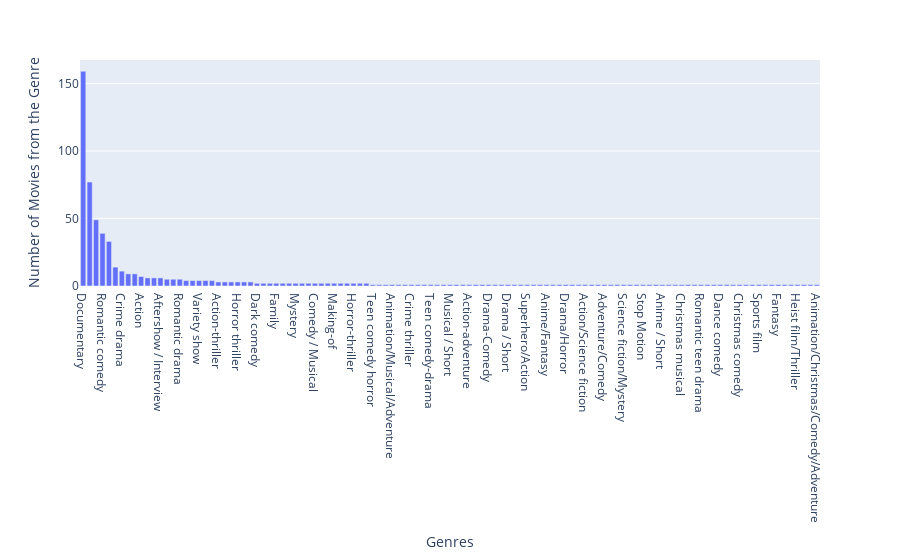

The code cell stored with this chart in its notebook:
### Code cell
fig = px.bar(genre, x= genre.index, y=genre.values, labels={'y':'Number of Movies from the Genre', 'index':'Genres'})
fig.update_layout(xaxis={'categoryorder':'total descending'})
fig.show()

### Figure 1 — Plotly figure (JSON) as saved in the notebook; plotly's stock layout.template omitted (floating-point values rounded to 4 significant figures)
{"data": [{"alignmentgroup": "True", "hovertemplate": "Genres=%{x}<br>Number of Movies from the Genre=%{y}<extra></extra>", "legendgroup": "", "marker": {"color": "#636efa", "pattern": {"shape": ""}}, "name": "", "offsetgroup": "", "orientation": "v", "showlegend": false, "textposition": "auto", "type": "bar", "x": ["Documentary", "Drama", "Comedy", "Romantic comedy", "Thriller", "Comedy-drama", "Crime drama", "Biopic", "Horror", "Action", "Romance", "Concert Film", "Aftershow / Interview", "Animation", "Action comedy", "Romantic drama", "Psychological thriller", "Science fiction/Thriller", "Variety show", "Science fiction", "Animation / Short", "Action-thriller", "Sports-drama", "One-man show", "Horror thriller", "Western", "Science fiction/Drama", "Dark comedy", "Satire", "War drama", "Family", "Spy thriller", "Anime/Science fiction", "Mystery", "Black comedy", "Musical comedy", "Comedy / Musical", "Musical", "Family film", "Making-of", "Superhero", "Adventure", "Horror-thriller", "War", "Mockumentary", "Teen comedy horror", "Family/Christmas musical", "Science fiction/Action", "Animation/Musical/Adventure", "Animation / Musicial", "Animation/Comedy/Adventure", "Crime thriller", "Action thriller", "Family/Comedy-drama", "Teen comedy-drama", "Science fiction thriller", "Christmas/Fantasy/Adventure/Comedy", "Musical / Short", "Anthology/Dark comedy", "Animation / Science Fiction", "Action-adventure", "Historical drama", "Coming-of-age comedy-drama", "Drama-Comedy", "Mentalism special", "Animation / Comedy", "Drama / Short", "Historical-epic", "Biographical/Comedy", "Superhero/Action", "Variety Show", "Animated musical comedy", "Anime/Fantasy", "Urban fantasy", "Hidden-camera prank comedy", "Drama/Horror", "Romantic comedy/Holiday", "Horror/Crime drama", "Action/Science fiction", "Horror comedy", "Superhero-Comedy", "Adventure/Comedy", "Psychological thriller drama", "Romance drama", "Science fiction/Mystery", "Romantic teenage drama", "Action/Comedy", "Stop Motion", "Supernatural drama", "Comedy/Fantasy/Family", "Anime / Short", "Heist", "Science fiction adventure", "Christmas musical", "Animation/Superhero", "Christian musical", "Romantic teen drama", "Comedy horror", "Political thriller", "Dance comedy", "Adventure-romance", "War-Comedy", "Christmas comedy", "Romantic thriller", "Comedy mystery", "Sports film", "Psychological horror", "Zombie/Heist", "Fantasy", "Comedy/Horror", "Romantic comedy-drama", "Heist film/Thriller", "Musical/Western/Fantasy", "Horror anthology", "Animation/Christmas/Comedy/Adventure"], "xaxis": "x", "y": [159, 77, 49, 39, 33, 14, 11, 9, 9, 7, 6, 6, 6, 5, 5, 5, 4, 4, 4, 4, 4, 3, 3, 3, 3, 3, 3, 2, 2, 2, 2, 2, 2, 2, 2, 2, 2, 2, 2, 2, 2, 2, 2, 2, 2, 1, 1, 1, 1, 1, 1, 1, 1, 1, 1, 1, 1, 1, 1, 1, 1, 1, 1, 1, 1, 1, 1, 1, 1, 1, 1, 1, 1, 1, 1, 1, 1, 1, 1, 1, 1, 1, 1, 1, 1, 1, 1, 1, 1, 1, 1, 1, 1, 1, 1, 1, 1, 1, 1, 1, 1, 1, 1, 1, 1, 1, 1, 1, 1, 1, 1, 1, 1, 1, 1], "yaxis": "y"}], "layout": {"barmode": "relative", "legend": {"tracegroupgap": 0}, "margin": {"t": 60}, "xaxis": {"anchor": "y", "categoryorder": "total descending", "domain": [0, 1], "title": {"text": "Genres"}}, "yaxis": {"anchor": "x", "domain": [0, 1], "title": {"text": "Number of Movies from the Genre"}}}}
